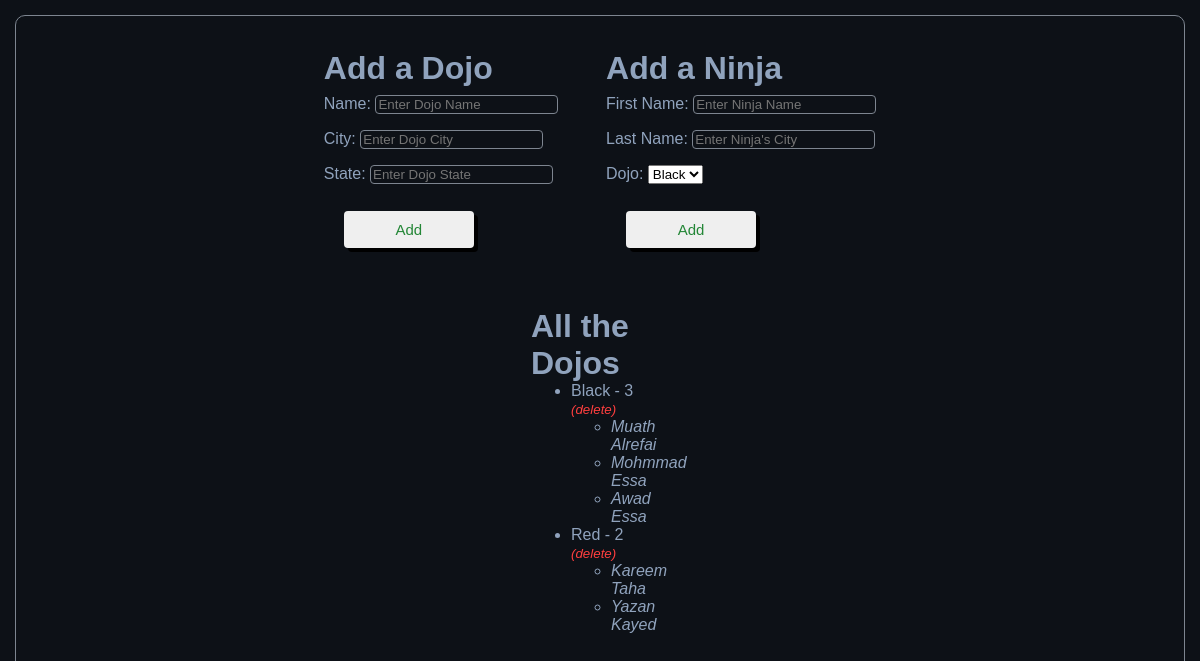
Before: / with the older database file.
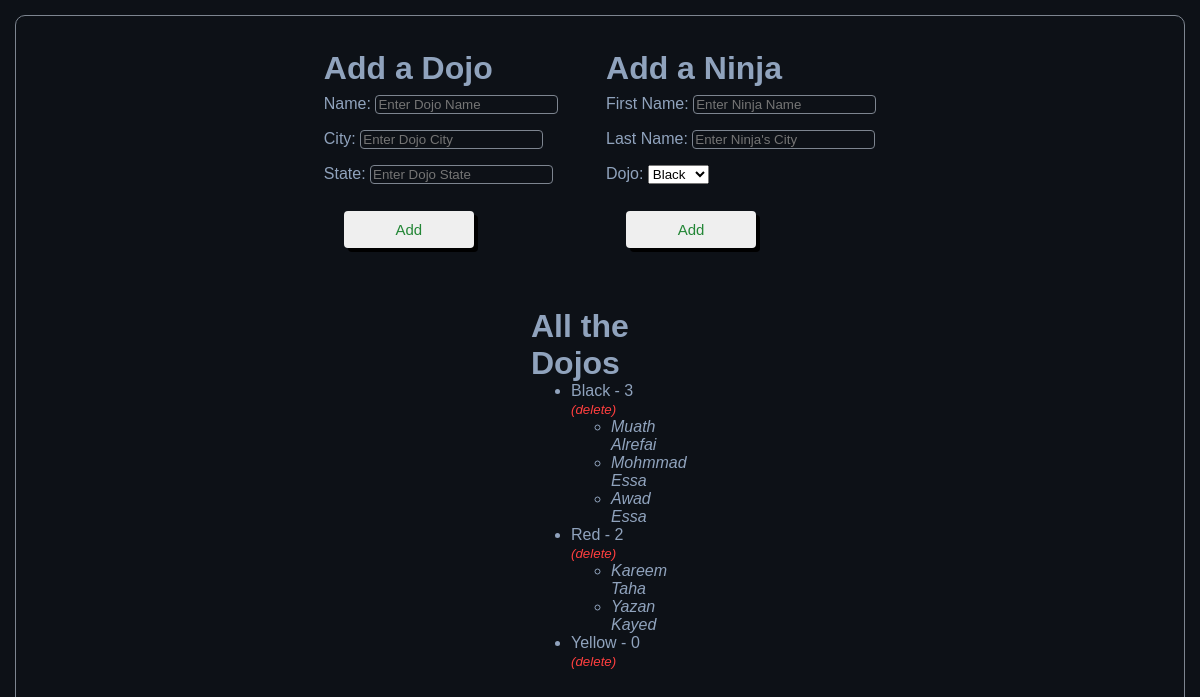
After: the same page with the newer database file.
### dojos_ninjas_templates_app/models.py (models this page shows)
class Dojo(models.Model):
    name = models.CharField(max_length=255)
    city = models.CharField(max_length=255)
    state = models.CharField(max_length=2)

class Ninja(models.Model):
    dojo = models.ForeignKey(Dojo, related_name="ninjas", on_delete=models.CASCADE)
    first_name = models.CharField(max_length=255)
    last_name = models.CharField(max_length=255)

### dojos_ninjas_templates_app/views.py (the view)
# urls.py: path('', views.index),
def index(request):
    context = {
        "DOJOS": models.dojoRender
    }
    return render(request, 'index.html', context)

### dojos_ninjas_templates_app/models.py (called while the page is built)
def dojoRender():
    DOJOS = Dojo.objects.all()
    return DOJOS

### dojos_ninjas_templates_app/templates/index.html (shortened to what this page needs)
<!DOCTYPE html>
<html lang="en">
<head>
    {% load static %}
    <link rel="stylesheet" href="{% static 'style.css' %}">
</head>
<body>
    <div class="dojoNinja">
        <div class="dojos">
            <h1>Add a Dojo</h1>
            <form action="/addDojo" method="POST">
                <label class="text">Name: </label>
                <input type="text" name="dojoName" placeholder="Enter Dojo Name" class="textBoxes"><br>
                <label class="text">City: </label>
                <input type="text" name="dojoCity" placeholder="Enter Dojo City" class="textBoxes"><br>
                <label class="text">State: </label>
                <input type="text" name="dojoState" placeholder="Enter Dojo State" class="textBoxes"><br>
                <button type="submit" class="btn">Add</button>
            </form>
        </div>
        <div class="ninjas">
            <h1>Add a Ninja</h1>
            <form action="/addNinja" method="POST">
                <label class="text">First Name: </label>
                <input type="text" name="firstName" placeholder="Enter Ninja Name" class="textBoxes"><br>
                <label class="text">Last Name: </label>
                <input type="text" name="lastName" placeholder="Enter Ninja's City" class="textBoxes"><br>
                <label class="text">Dojo: </label>
                <select name="ninjaDojo">
                    {% for dojo in DOJOS %}
                    <option>{{dojo.name}}</option>
                    {% endfor %}
                </select><br>
                <button type="submit" class="btn">Add</button>
            </form>
        </div>
    </div>
    <div class="lowerDisplay">
        <h1>All the Dojos</h1>
        <ul>
            {% for dojo in DOJOS %}
            <li>{{dojo.name}} - {{dojo.ninjas.count}} <a href="/deleteDojo/{{dojo.id}}" class="anchor"><em>(delete)</em></a>
                <ul>
                    {% for ninja in dojo.ninjas.all %}
                    <li><em>{{ninja.first_name}} {{ninja.last_name}} </em></li>
                    {% endfor %}
                </ul>
            </li>
            {% endfor %}
        </ul>
    </div>
</body>
</html>

Changed rows visible on the page:
added Dojo: name "Yellow", ninjas.count "0"
